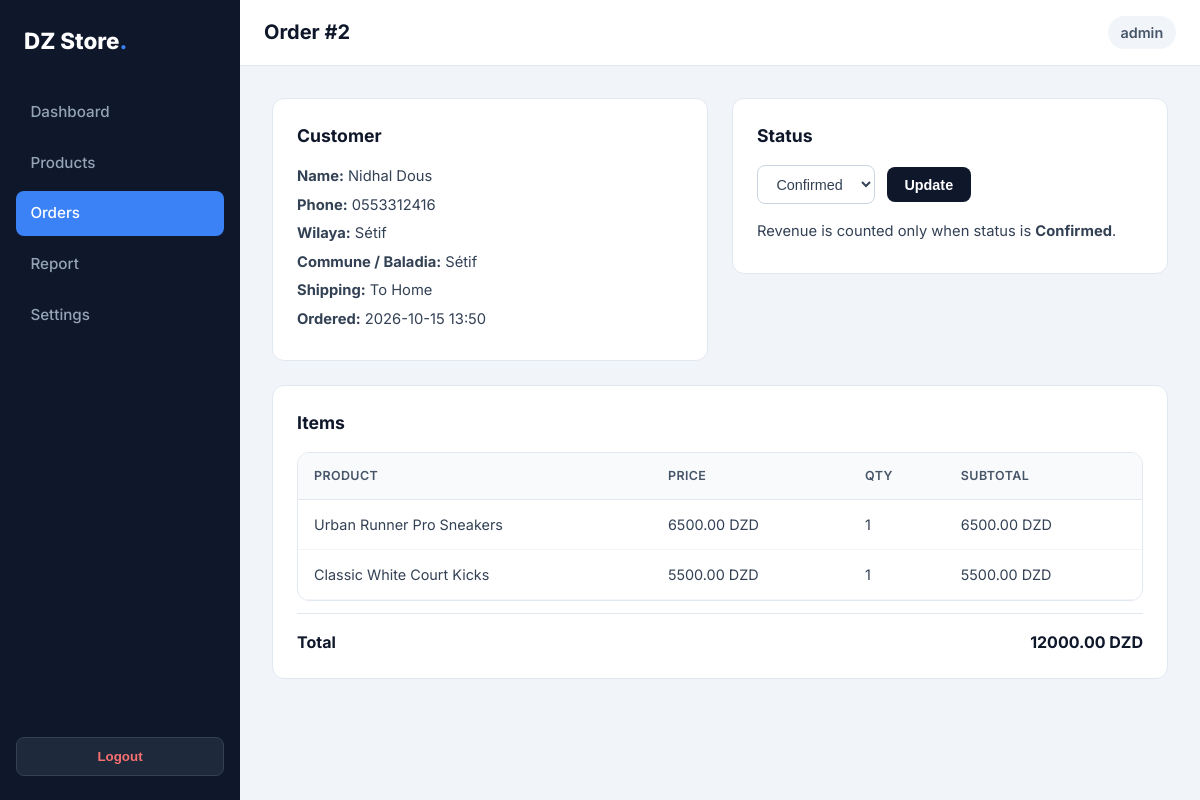
Page /control-panel/orders/2/ (signed in) on the committed database.
### store/models.py (models this page shows, shortened)
class Order(models.Model):
    class Status(models.TextChoices):
        PENDING = 'pending', 'Pending'
        FIRST_CALL = 'first_call', '1st Call'
        STOP_DESK = 'stop_desk', 'Stop Desk'
        RETURNED = 'returned', 'Returned'
        CONFIRMED = 'confirmed', 'Confirmed'
    class Shipping(models.TextChoices):
        HOME = 'home', 'To Home'
        STOP_DESK = 'stopdesk', 'To Stop Desk'
    full_name = models.CharField(max_length=150)
    phone = models.CharField(max_length=20)
    wilaya = models.ForeignKey(Wilaya, on_delete=models.SET_NULL, null=True)
    commune = models.CharField(max_length=100)
    shipping_method = models.CharField(max_length=20, choices=Shipping.choices, default=Shipping.HOME)
    status = models.CharField(max_length=20, choices=Status.choices, default=Status.PENDING)
    total = models.DecimalField(max_digits=12, decimal_places=2, default=0)
    created_at = models.DateTimeField(auto_now_add=True)
    class Meta:
        ordering = ['-created_at']

class Wilaya(models.Model):
    code = models.PositiveIntegerField(unique=True)
    name = models.CharField(max_length=100)

class OrderItem(models.Model):
    order = models.ForeignKey(Order, on_delete=models.CASCADE, related_name='items')
    product = models.ForeignKey(Product, on_delete=models.SET_NULL, null=True)
    product_name = models.CharField(max_length=200)   # price/name snapshot
    unit_price = models.DecimalField(max_digits=10, decimal_places=2)
    quantity = models.PositiveIntegerField(default=1)
    @property
    def line_total(self):
        return self.quantity * self.unit_price

### dashboard/views.py (the view)
# urls.py: path('orders/<int:pk>/', views.order_detail, name='order_detail'),
@staff_required
def order_detail(request, pk):
    order = get_object_or_404(Order.objects.prefetch_related('items'), pk=pk)
    if request.method == 'POST':
        new_status = request.POST.get('status')
        if new_status in dict(Order.Status.choices):
            order.status = new_status
            order.save()
        return redirect('dashboard:order_detail', pk=order.pk)
    return render(request, 'dashboard/order_detail.html', {
        'active': 'orders',
        'order': order,
        'statuses': Order.Status.choices,
    })

### templates/dashboard/order_detail.html (shortened to what this page needs)
{% extends 'dashboard/base_dashboard.html' %}
{% block page_title %}Order #{{ order.pk }}{% endblock %}
{% block content %}
<div class="order-detail-grid">
  <div class="dash-card">
    <h2>Customer</h2>
    <p><strong>Name:</strong> {{ order.full_name }}</p>
    <p><strong>Phone:</strong> {{ order.phone }}</p>
    <p><strong>Wilaya:</strong> {{ order.wilaya.name }}</p>
    <p><strong>Commune / Baladia:</strong> {{ order.commune }}</p>
    <p><strong>Shipping:</strong> {{ order.get_shipping_method_display }}</p>
    <p><strong>Ordered:</strong> {{ order.created_at|date:"Y-m-d H:i" }}</p>
  </div>
  <div class="dash-card">
    <h2>Status</h2>
    <form method="post" class="status-form">
      <select name="status" class="filter-select">
        {% for value, label in statuses %}
          <option value="{{ value }}" {% if value == order.status %}selected{% endif %}>{{ label }}</option>
        {% endfor %}
      </select>
      <button type="submit" class="btn-primary">Update</button>
    </form>
    <p class="muted" style="margin-top:1rem;">Revenue is counted only when status is <strong>Confirmed</strong>.</p>
  </div>
</div>
<div class="dash-card">
  <h2>Items</h2>
  <div class="table-wrapper">
    <table class="dash-table">
      <thead>
        <tr><th>Product</th><th>Price</th><th>Qty</th><th>Subtotal</th></tr>
      </thead>
      <tbody>
        {% for item in order.items.all %}
        <tr>
          <td>{{ item.product_name }}</td>
          <td>{{ item.unit_price }} DZD</td>
          <td>{{ item.quantity }}</td>
          <td>{{ item.line_total }} DZD</td>
        </tr>
        {% endfor %}
      </tbody>
    </table>
  </div>
  <div class="summary-total">
    <span>Total</span>
    <span>{{ order.total }} DZD</span>
  </div>
</div>
{% endblock %}

### templates/dashboard/base_dashboard.html (shortened to what this page needs)
{% load static %}
<!doctype html>
<html lang="en">
<head>
  <link rel="stylesheet" href="{% static 'css/base.css' %}">
  <link rel="stylesheet" href="{% static 'css/dashboard.css' %}?v=2">
</head>
<body class="dashboard-body">
  <div class="dashboard-shell">
    {% include 'dashboard/partials/sidebar.html' %}
    <div class="dashboard-main">
      <header class="dashboard-topbar">
        <h1 class="dashboard-title">{% block page_title %}Dashboard{% endblock %}</h1>
        <div class="dashboard-user">{{ request.user.username }}</div>
      </header>
      <div class="dashboard-content">
        {% block content %}{% endblock %}
      </div>
    </div>
  </div>
</body>
</html>

### static/css/base.css (style rules this page uses)
* { box-sizing: border-box; margin: 0; padding: 0; }
body { font-family: 'Inter', sans-serif; background-color: #f8fafc; color: #1e293b; line-height: 1.5; }

### static/css/dashboard.css (style rules this page uses)
.dashboard-body { background-color: #f1f5f9; }
.dashboard-shell { display: flex; min-height: 100vh; }
.btn-primary { background: #0f172a; color: #fff; padding: 0.6rem 1.1rem; border-radius: 8px; font-weight: 600; font-size: 0.9rem; border: none; cursor: pointer; text-decoration: none; display: inline-block; }
.table-wrapper { background: #fff; border: 1px solid #e2e8f0; border-radius: 12px; overflow-x: auto; }
.dash-table { width: 100%; border-collapse: collapse; font-size: 0.9rem; }
.dash-table th { text-align: left; padding: 0.85rem 1rem; background: #f8fafc; color: #475569; font-weight: 600; font-size: 0.78rem; text-transform: uppercase; letter-spacing: 0.4px; border-bottom: 1px solid #e2e8f0; }
.dash-table td { padding: 0.85rem 1rem; border-bottom: 1px solid #f1f5f9; color: #334155; vertical-align: middle; }
.dash-card { background: #fff; border: 1px solid #e2e8f0; border-radius: 12px; padding: 1.5rem; margin-bottom: 1.5rem; }
.dash-card h2 { font-size: 1.1rem; font-weight: 700; color: #0f172a; margin-bottom: 1rem; }
.muted { color: #64748b; }
.filter-select { padding: 0.6rem 0.9rem; border-radius: 8px; border: 1px solid #cbd5e1; background: #fff; font-size: 0.9rem; color: #334155; }
.order-detail-grid { display: grid; grid-template-columns: 1fr 1fr; gap: 1.5rem; align-items: start; }
.order-detail-grid .dash-card p { margin-bottom: 0.4rem; color: #334155; font-size: 0.92rem; }
.status-form { display: flex; gap: 0.75rem; align-items: center; }
.summary-total { display: flex; justify-content: space-between; font-weight: 700; color: #0f172a; border-top: 1px solid #e2e8f0; padding-top: 1rem; margin-top: 0.75rem; }
.dashboard-main { flex: 1; display: flex; flex-direction: column; min-width: 0; }
.dashboard-topbar { background: #fff; border-bottom: 1px solid #e2e8f0; padding: 1rem 1.5rem; display: flex; align-items: center; gap: 1rem; }
.dashboard-title { font-size: 1.25rem; font-weight: 700; color: #0f172a; flex: 1; }
.dashboard-user { font-weight: 600; color: #475569; font-size: 0.9rem; background: #f1f5f9; padding: 0.35rem 0.8rem; border-radius: 20px; }
.dashboard-content { padding: 2rem; }

### rows in the picture
Order: pk "2", full_name "Nidhal Dous", phone "0553312416", wilaya.name "Sétif", commune "Sétif", shipping_method "To Home", created_at "2026-10-15 13:50", status "Confirmed", total "12000.00"
OrderItem: product_name "Urban Runner Pro Sneakers", unit_price "6500.00", quantity "1", line_total "6500.00"
OrderItem: product_name "Classic White Court Kicks", unit_price "5500.00", quantity "1", line_total "5500.00"

### other values in the picture
{{ request.user.username }} "admin"
